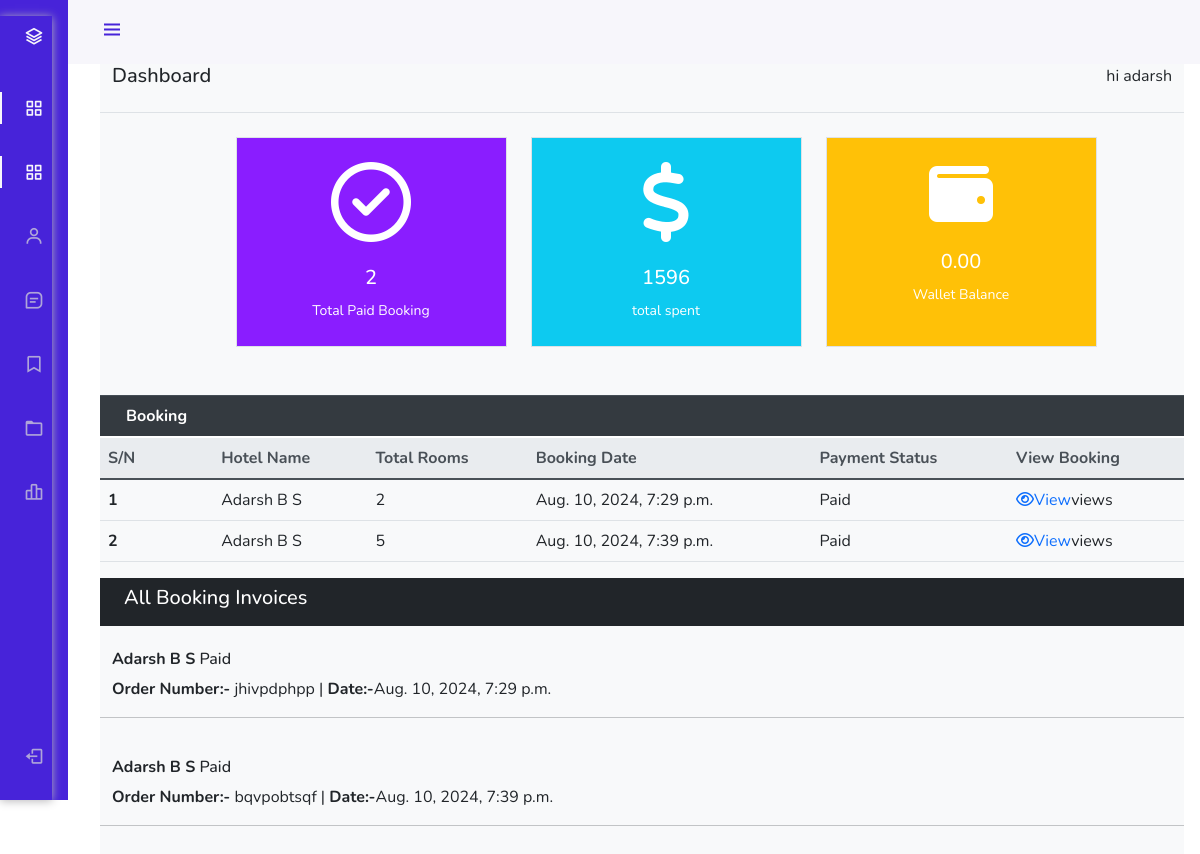
The app's page /dashboard/ (signed in), older data.
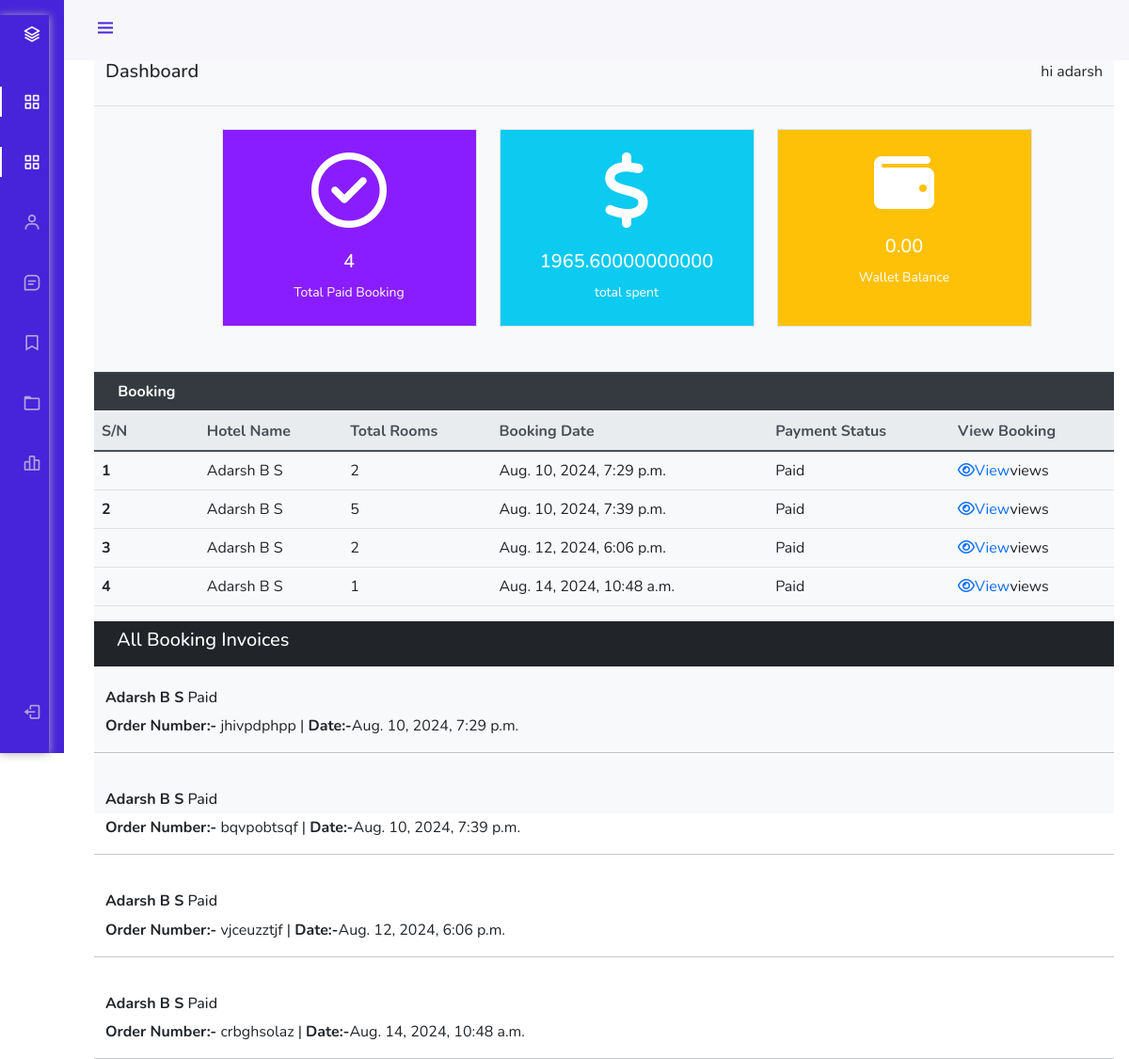
The same page, newer data.
### hotel/models.py (models this page shows, shortened)
class Booking(models.Model):
    user = models.ForeignKey(User,on_delete=models.SET_NULL ,null=True,blank=True)
    payment_status = models.CharField(max_length=100, choices=PAYMENT_STATUS)
    coupons=models.ManyToManyField('hotel.Coupon', blank=True)
    full_name = models.CharField(max_length=1000)
    email = models.EmailField(max_length=254)
    phone = models.CharField(max_length=50)
    hotel =models.ForeignKey(Hotel, on_delete=models.SET_NULL,null=True,blank=True)
    room_type = models.ForeignKey(RoomType,on_delete=models.SET_NULL,null=True,blank=True)
    room = models.ManyToManyField(Room)
    before_discount = models.DecimalField( max_digits=12, decimal_places=2,default=0)
    total = models.DecimalField( max_digits=12, decimal_places=2,default=0)
    saved = models.DecimalField( max_digits=12, decimal_places=2,default=0)
    check_in_date= models.DateField()
    check_out_date= models.DateField()
    total_days=models.PositiveIntegerField()
    num_adults=models.PositiveIntegerField()
    num_children=models.PositiveIntegerField()
    check_in = models.BooleanField(default=False)
    check_out = models.BooleanField(default=False)
    is_active = models.BooleanField(default=False)
    checked_in_tracker = models.BooleanField(default=False)
    checked_out_tracker = models.BooleanField(default=False)
    date = models.DateTimeField(auto_now_add=True)
    strip_payment_intent = models.CharField(max_length=1000, null=True, blank=True)
    success_id = ShortUUIDField(unique=True, length=10, max_length=20, alphabet='abcdefghijklmnopqrstuvwxyz', null=True , blank=True)
    booking_id=  ShortUUIDField(unique=True, length=10, max_length=20, alphabet='abcdefghijklmnopqrstuvwxyz')

class Hotel(models.Model):
    user = models.ForeignKey(User,on_delete=models.SET_NULL,null=True)
    name = models.CharField(max_length=100)
    description = CKEditor5Field(null=True,blank=True, config_name='extends')
    image = models.FileField(upload_to='hotel_galley')
    address = models.CharField(max_length=200)
    mobile = models.CharField(max_length=50)
    email = models.EmailField(max_length=110)
    status = models.CharField(max_length=20,choices=HOTEL_STATUS ,default='Live')
    tag=TaggableManager(blank=True)
    views=models.IntegerField(default=0)
    featured=models.BooleanField(default=False)
    hid = ShortUUIDField(unique=True, length=10, max_length=20, alphabet='abcdefghijklmnopqrstuvwxyz')
    slug= models.SlugField(unique=True)
    date= models.DateTimeField(auto_now_add=True)

### user_dashboard/views.py (the view)
# urls.py: path('dashboard/',include('user_dashboard.urls'))
@login_required
def dashboard(request):
    bookings = Booking.objects.filter(user=request.user,payment_status="Paid")
    total_spent = Booking.objects.filter(user=request.user,payment_status='Paid').aggregate(amount=models.Sum("total"))
    context={
        'bookings':bookings,
        'total_spent': total_spent
    }
    return render(request, 'user_dashboard/dashboard.html',context)

### templates/user_dashboard/dashboard.html (shortened to what the changed rows need)
{% load static%}
<!DOCTYPE html>
<html lang="en">
<head>
    <link rel="stylesheet" href="https://cdn.jsdelivr.net/npm/bootstrap@4.3.1/dist/css/bootstrap.min.css">
<link href="https://cdn.jsdelivr.net/npm/bootstrap@5.0.0-beta1/dist/css/bootstrap.min.css" rel="stylesheet">
<link href="https://cdn.jsdelivr.net/npm/boxicons@latest/css/boxicons.min.css" rel="stylesheet">
<link rel="stylesheet" href="{% static "css/style.css" %}">
</head>
<body id="body-pd">
    <div class="height-100 bg-light">
    <section class="box mt-4">
        <div class="container-fluid">
            <div class="row text-white text-center justify-content-center">
                <div class="col-3 border nav_btn ml-5  pb-4">
                    <i class="fa-regular fa-circle-check fa-5x my-4"></i>
                    <h5>{{bookings.count}}</h5>
                    <small>Total Paid Booking</small>
                </div>
                <div class="col-3 border bg-info ml-4 dataCol pb-4">
                    <i class="fa-solid fa-dollar-sign fa-5x my-4"></i>
                   <h5>{{total_spent.amount}}</h5>
                   <small>total spent</small>
                </div>
            </div>
        </div>
    </section>
    <section class="listing mt-5">
        <table class="table">
            <thead class="thead-dark">
              <tr>
                <th scope="col" class="text-center">Booking</th>
                <th scope="col"></th>
                <th scope="col"></th>
                <th scope="col"></th>
                <th scope="col"></th>
                <th scope="col"></th>
              </tr>
            </thead>
            <thead class="thead-light">
              <tr>
                <th scope="col">S/N</th>
                <th scope="col">Hotel Name</th>
                <th scope="col">Total Rooms</th>
                <th scope="col">Booking Date</th>
                <th scope="col">Payment Status</th>
                <th scope="col">View Booking</th>
              </tr>
            </thead>
            <tbody>
                {% for b in bookings %}
              <tr>
                <th scope="row">{{forloop.counter}}</th>
                <td>{{b.hotel.name}}</td>
                <td>{{b.room.all.count}}</td>
                <td>{{b.date}}</td>
                <td>{{b.payment_status}}</td>
                <td><a href="{% url 'user_dashboard:booking_detail' b.booking_id %}"><i class="fa fa-eye"></i>View</a>views</td>
              </tr>
              {% endfor %}
            </tbody>
          </table>
        <div class="container-fluid p-0 m-0">
            <div class="p-0 m-0 bg-dark text-white px-4 py-2 "><h5>All Booking Invoices</h5></div>
           {% for b in bookings%}
            <div class="container pt-4">
                <h6><b>{{b.hotel.name}}</b> <span>{{b.payment_status}}</span></h6>
                <p><b>Order Number:-</b> {{b.booking_id}} | <b>Date:-</b>{{b.date}}</p>
            </div>
            <hr>
            {% endfor %}
        </div>
    </section>
</body>

Row changes from the older to the newer data that the page shows:
added Booking: hotel.name "Adarsh B S", room.all.count "2", date "Aug. 12, 2024, 6:06 p.m.", payment_status "Paid", booking_id "vjceuzztjf"
added Booking: hotel.name "Adarsh B S", room.all.count "1", date "Aug. 14, 2024, 10:48 a.m.", payment_status "Paid", booking_id "crbghsolaz"
Text that changed along with them:
{{ bookings.count }}: "2" → "4"
{{ total_spent.amount }}: "1596" → "1965.60000000000"
